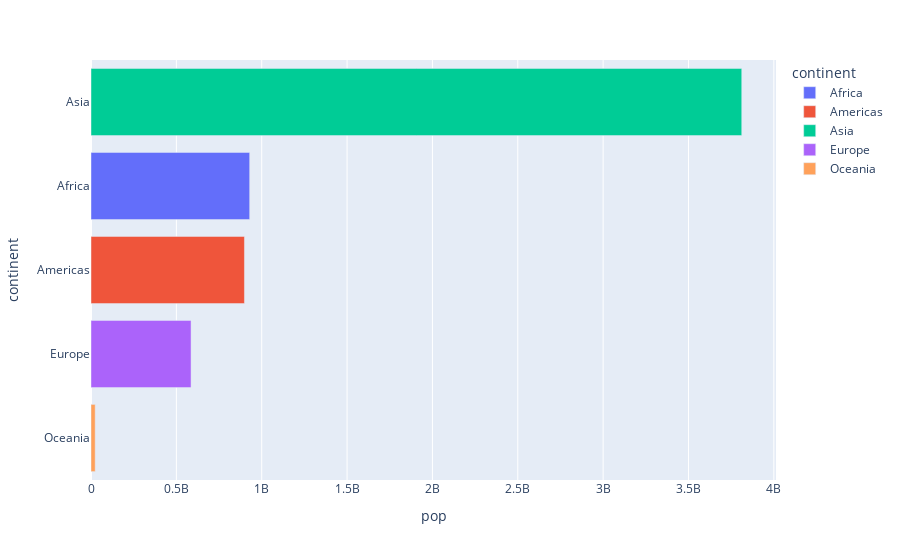

Notebook code for this chart:
### Markdown cell above
## Question 1:

Recreate the barplot below that shows the population of different continents for the year 2007. 

*Hints:*

- Extract the 2007 year data from the dataframe. You have to process the data accordingly
- use [plotly bar](https://plotly.com/python-api-reference/generated/plotly.express.bar)
- Add different colors for different continents
- Sort the order of the continent for the visualisation. Use [axis layout setting](https://plotly.com/python/reference/layout/xaxis/)
- Add text to each bar that represents the population

### Code cell
# YOUR CODE HERE
# Filter the DataFrame to select data for the year 2007
df_2007 = df[df['year']==2007]

# Group the filtered data by continent and calculate the sum of numeric columns
df_2007_new = df_2007.groupby('continent').sum()

# Create a bar chart using Plotly Express

fig = px.bar(df_2007_new, x='pop', y=df_2007_new.index, color=df_2007_new.index, labels=df_2007_new.index, orientation='h')

# Customize the layout of the chart: hide the legend
# fig.update_layout(showlegend=False)

# Update the layout for the y-axis to order categories by total population in ascending order
fig.update_yaxes(categoryorder='total ascending')

# Customize the text labels on the bars: format with two decimal places and position them outside the bars
# fig.update_traces(textfont_size=12, textangle=0, textposition="outside", cliponaxis=False)

# Display the resulting chart
fig.show()

### Figure 1 — Plotly figure (JSON) as saved in the notebook; plotly's stock layout.template omitted (floating-point values rounded to 4 significant figures)
{"data": [{"alignmentgroup": "True", "hovertemplate": "continent=%{y}<br>pop=%{x}<extra></extra>", "legendgroup": "Africa", "marker": {"color": "#636efa", "pattern": {"shape": ""}}, "name": "Africa", "offsetgroup": "Africa", "orientation": "h", "showlegend": true, "textposition": "auto", "type": "bar", "x": [929539692], "xaxis": "x", "y": ["Africa"], "yaxis": "y"}, {"alignmentgroup": "True", "hovertemplate": "continent=%{y}<br>pop=%{x}<extra></extra>", "legendgroup": "Americas", "marker": {"color": "#EF553B", "pattern": {"shape": ""}}, "name": "Americas", "offsetgroup": "Americas", "orientation": "h", "showlegend": true, "textposition": "auto", "type": "bar", "x": [898871184], "xaxis": "x", "y": ["Americas"], "yaxis": "y"}, {"alignmentgroup": "True", "hovertemplate": "continent=%{y}<br>pop=%{x}<extra></extra>", "legendgroup": "Asia", "marker": {"color": "#00cc96", "pattern": {"shape": ""}}, "name": "Asia", "offsetgroup": "Asia", "orientation": "h", "showlegend": true, "textposition": "auto", "type": "bar", "x": [3811953827], "xaxis": "x", "y": ["Asia"], "yaxis": "y"}, {"alignmentgroup": "True", "hovertemplate": "continent=%{y}<br>pop=%{x}<extra></extra>", "legendgroup": "Europe", "marker": {"color": "#ab63fa", "pattern": {"shape": ""}}, "name": "Europe", "offsetgroup": "Europe", "orientation": "h", "showlegend": true, "textposition": "auto", "type": "bar", "x": [586098529], "xaxis": "x", "y": ["Europe"], "yaxis": "y"}, {"alignmentgroup": "True", "hovertemplate": "continent=%{y}<br>pop=%{x}<extra></extra>", "legendgroup": "Oceania", "marker": {"color": "#FFA15A", "pattern": {"shape": ""}}, "name": "Oceania", "offsetgroup": "Oceania", "orientation": "h", "showlegend": true, "textposition": "auto", "type": "bar", "x": [24549947], "xaxis": "x", "y": ["Oceania"], "yaxis": "y"}], "layout": {"barmode": "relative", "legend": {"title": {"text": "continent"}, "tracegroupgap": 0}, "margin": {"t": 60}, "xaxis": {"anchor": "y", "domain": [0, 1], "title": {"text": "pop"}}, "yaxis": {"anchor": "x", "categoryarray": ["Oceania", "Europe", "Asia", "Americas", "Africa"], "categoryorder": "total ascending", "domain": [0, 1], "title": {"text": "continent"}}}}
